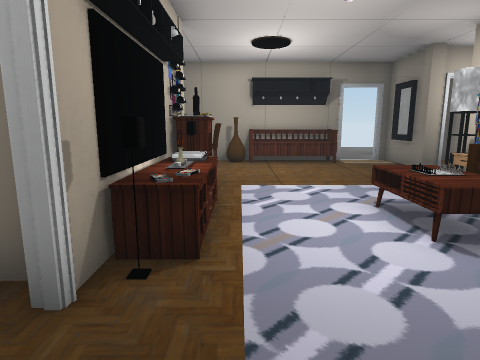
View 1 (above)

19 first-person views from a walk through a Unity game level. The camera is 1.4 m above the floor, tilts 10° down and sees 75° across. The floor is counted in squares, 1 m on a side. Each view is taken from the middle of a square. On the plan, view 1 faces up. The plan holds only what a view shows up to about 14 squares ahead; the rest is blank. The player character is not drawn. Door leaves are left out, so doorways stand open. Some surface patterns are stand-ins.

View 2
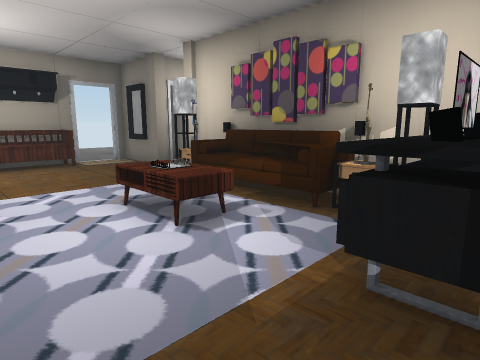

View 3
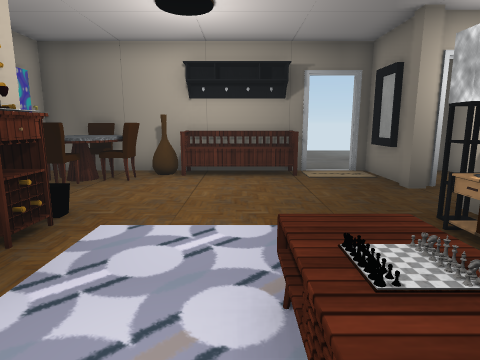

View 4
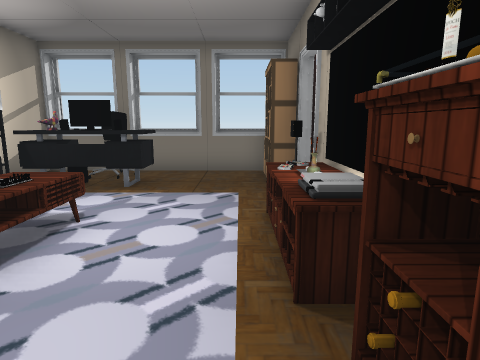

View 5
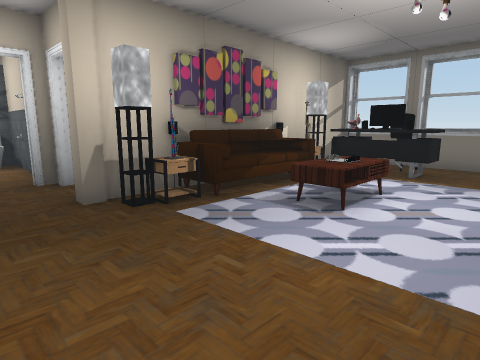

View 6
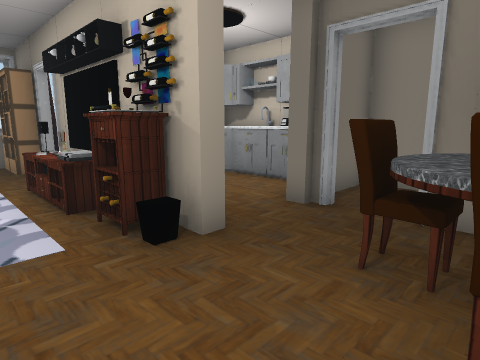

View 7
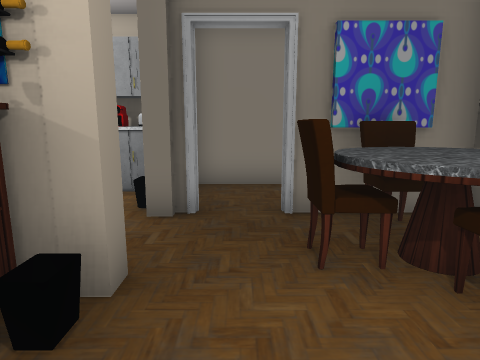

View 8
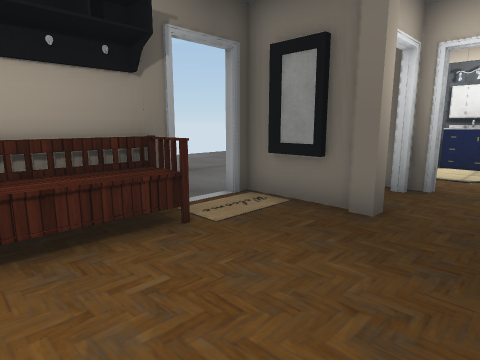

View 9
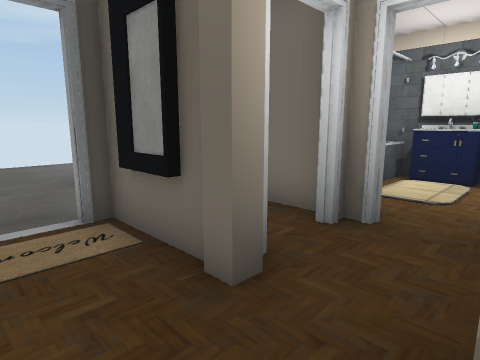

View 10
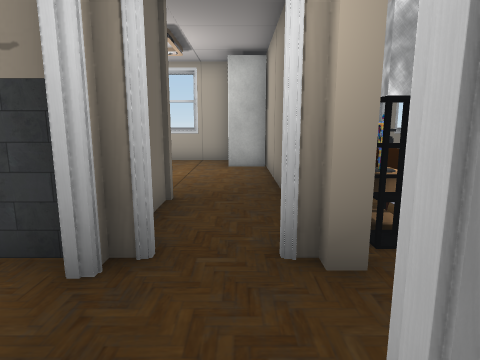

View 11
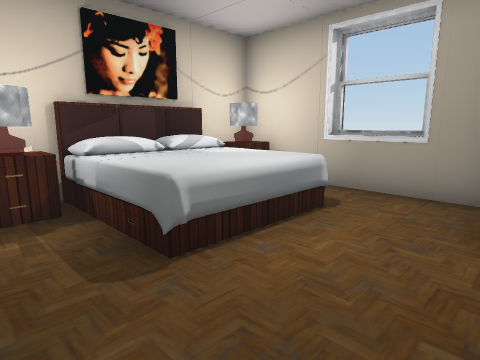

View 12
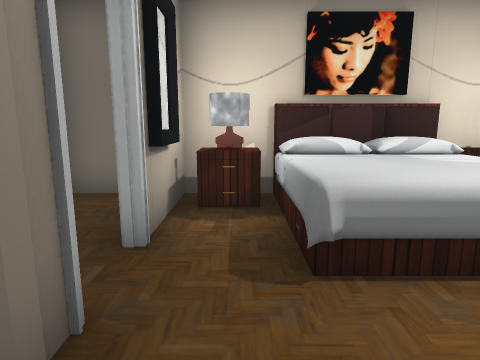

View 13
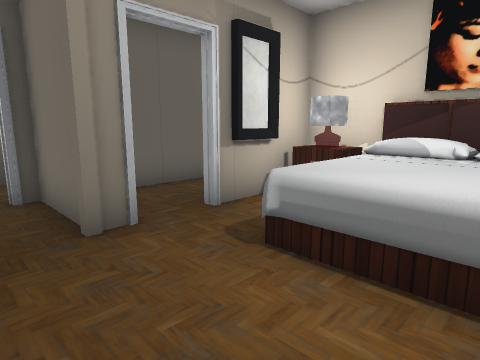

View 14
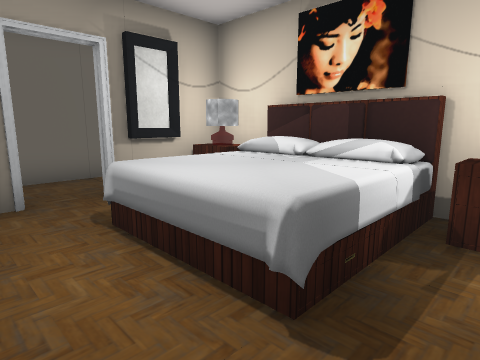

View 15
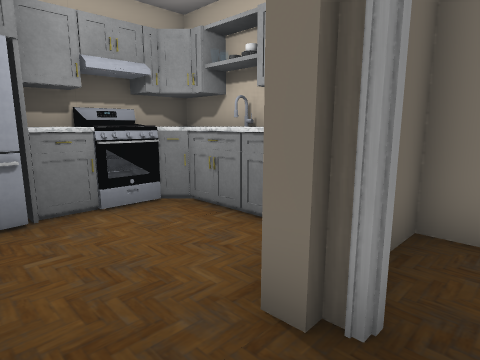

View 16
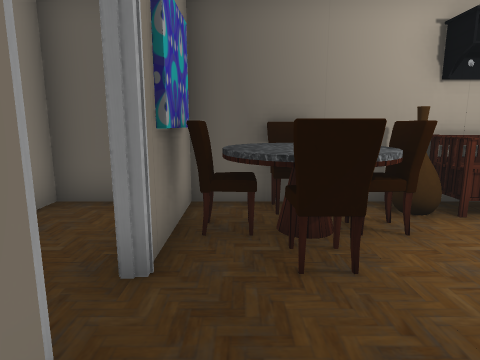

View 17
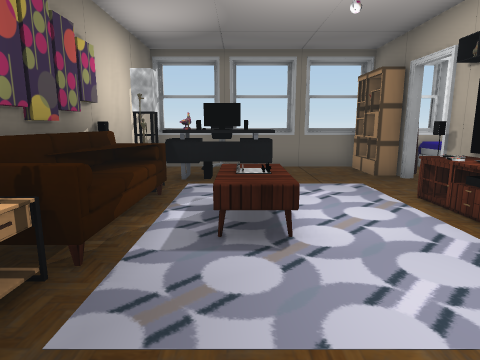

View 18
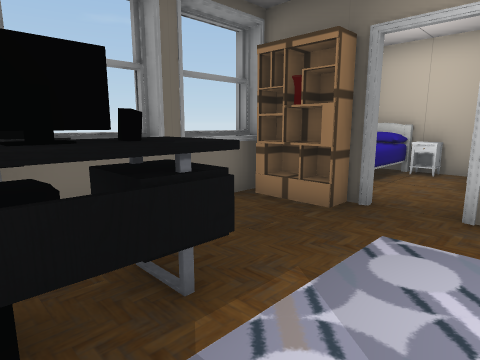

View 19
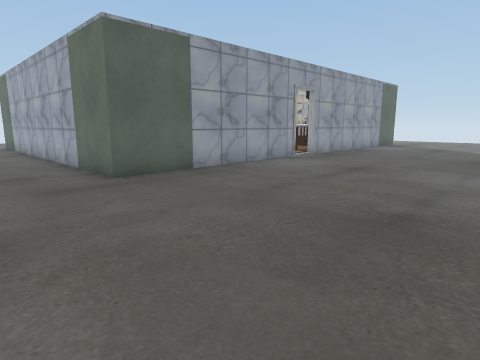

### Floor plan
Key: @ floor where view 1 was taken; # wall or solid block; . floor; D open door; = window, fence, low wall or low ledge; ^ raised ledge; B bench; C chair; M mirror; T table; S sofa; A TV; H shelf; L closet; E bed; O other object.
Columns run from 7 left of view 1 to 17 right of it. Each row starts with its distance up from view 1.
 21              ...    ... .
 20              ...........
 19         .................
 18         .................
 17          ................
 16           ..............
 15            .............
 14             ............
 13 ###########DD########...
 12 #..#TCTOBBB..#.#     ...
 11 #..#CTC......M.##  =#...
 10 #..#TC.......ODD#...O...
  9 #..D...........DD...O..
  8 ###O.O.......ODD#####..
  7  O=..#O.....T#.#....#..
  6  O....#.   .T#.#....#..
  5  ^....O. TT.S#.ODD###..
  4  ####OA. TT.S#.....OO
  3  ##OOOO. . .T#...EEEE
  2  OOO DD.....T#...EEEE
  1  #...DD..^OO##...EEEE
  0  EEEE#H@..O ^#L..EETT
 -1  EE E H...CC.#L....OO
 -2    ####=#=##=####=###

Positions as (right, up) in squares from view 1, and headings:
1: (0, 0), facing up
2: (0, 0), facing up-right
3: (2, 3), facing up
4: (0, 8), facing down
5: (0, 10), facing down-right
6: (1, 11), facing down-left
7: (1, 9), facing left
8: (1, 8), facing up-right
9: (4, 8), facing up-right
10: (7, 11), facing down
11: (7, 5), facing down-right
12: (7, 4), facing right
13: (7, 1), facing up-right
14: (8, -1), facing up-right
15: (-2, 9), facing down-left
16: (-3, 7), facing up
17: (3, 9), facing down
18: (4, 3), facing down-left
19: (17, 21), facing down-left
